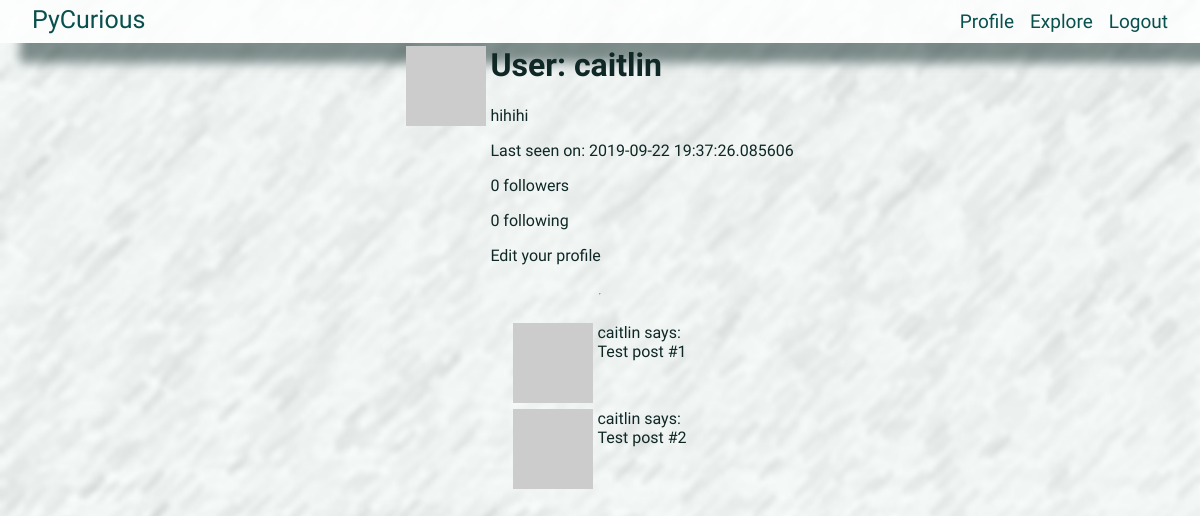
The app's page /user/caitlin (signed in), older data.
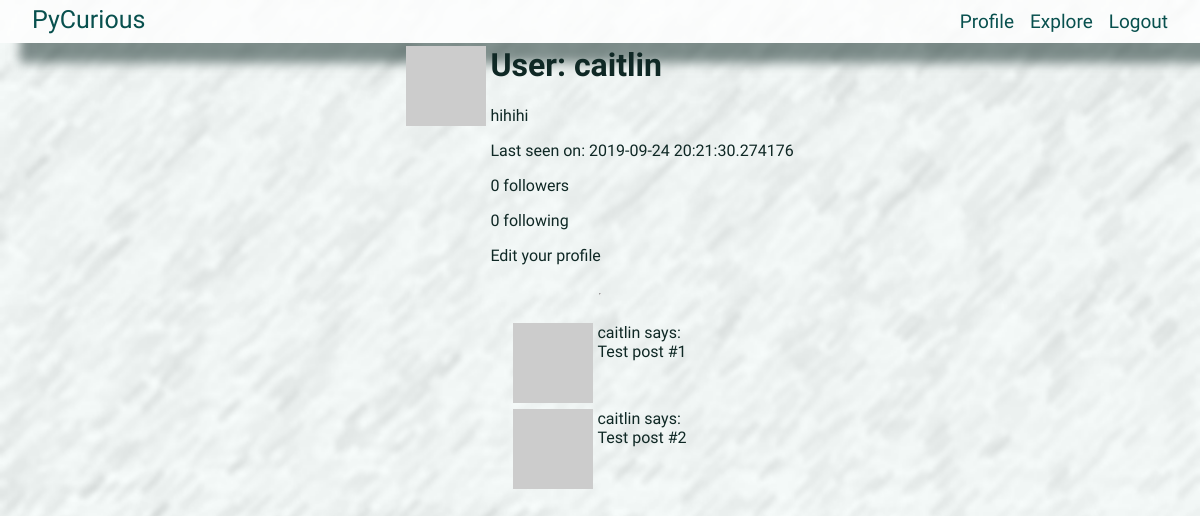
The same page, newer data.
### app/models.py (models this page shows, shortened)
class User(UserMixin,db.Model):
	id = db.Column(db.Integer, primary_key=True)
	username = db.Column(db.String(64), index=True, unique=True)
	email = db.Column(db.String(120), index=True,unique=True)
	password_hash = db.Column(db.String(128))
	posts = db.relationship('Post',backref='author',lazy='dynamic')
	about_me = db.Column(db.String(140))
	last_seen = db.Column(db.DateTime, default=datetime.utcnow)
	followed = db.relationship(
		'User', secondary=followers,
		primaryjoin=(followers.c.follower_id == id),
		secondaryjoin=(followers.c.followed_id == id),
		backref = db.backref('followers',lazy='dynamic'),lazy='dynamic'
		)
	def avatar(self,size):
		digest = md5(self.email.lower().encode('utf-8')).hexdigest()
		return 'https://www.gravatar.com/avatar/{}?d=identicon&s={}'.format(digest,size)

### app/routes.py (the view)
@app.route('/user/<username>')
@login_required
def user(username):
	user = User.query.filter_by(username=username).first_or_404()
	posts = [
		{'author':user, 'body':'Test post #1'},
		{'author':user, 'body':'Test post #2'}
	]
	return render_template('user.html', user=user, posts=posts)

### app/models.py (called while the page is built)
@login.user_loader
def load_user(id):
	return User.query.get(int(id))

### app/routes.py (called while the page is built)
@app.before_request
def before_request():
	if current_user.is_authenticated:
		current_user.last_seen = datetime.utcnow()
		db.session.commit()

### app/templates/user.html (shortened to what this page needs)
{% extends "base.html" %}
{% block content %}
	<table>
		<tr valign="top">
			<td><img src="{{ user.avatar(128) }}"></td>
			<td>
				<h1>User: {{ user.username }}</h1>
				{% if user.about_me %}
					<p>{{ user.about_me }}</p>
				{% endif %}
				{% if user.last_seen %}
					<p>Last seen on: {{ user.last_seen }} </p>
				{% endif %}
				<p>{{ user.followers.count() }} followers</p>
				<p>{{ user.followed.count() }} following</p>
				{% if user == current_user %}
					<p>
						<a href="{{ url_for('edit_profile') }}">
							Edit your profile
						</a>
					</p>
				{% elif not current_user.is_following(user) %}
					<p>
						<a href="{{ url_for('follow',username=user.username) }}">
							Follow
						</a>
					</p>
				{% else %}
					<p>
						<a href="{{ url_for('unfollow',username=user.username) }}">
							Unfollow
						</a>
					</p>
				{% endif %}
			</td>
		</tr>
	</table>
	<hr>
	{% for post in posts %}
		{% include '_post.html' %}
	{% endfor %}
{% endblock %}

### app/templates/base.html (shortened to what this page needs)
<html>
	<head>
		<link rel="stylesheet" href="{{ url_for('static', filename='css/main.css') }}">
	</head>
	<body>
		<div id="navbar">
			<div id="site-name">
				<a href="{{url_for('index')}}">PyCurious</a>
			</div>
			<div id="site-nav">
				{% if current_user.is_anonymous %}
				<a class="nav-link" href="{{url_for('login')}}">Login</a>
				{% else %}
				<a class="nav-link" href="{{ url_for('user', username=current_user.username) }}">Profile</a>
				<a class="nav-link" href="{{ url_for('explore') }}">Explore</a>
				<a class="nav-link" href="{{ url_for('logout') }}">Logout</a>
				{% endif %}
			</div>
		</div>
		{% block content %}
		{% endblock %}
	</body>
</html>

### app/templates/_post.html
<table>
	<tr valign="top">
		<td>
			<img src="{{ post.author.avatar(36) }}">
		</td>
		<td>
			<a href="{{ url_for('user', username=post.author.username) }}">
				{{ post.author.username }}
			</a>
			 says: <br>{{ post.body }}
		</td>
	</tr>
</table>

### app/static/css/main.css (style rules this page uses)
body { margin: 0px; padding: 0rem; width: 100%; display: flex; flex-direction: column; align-items: center; font-family: sans-serif; background-color: rgb(255,255,255); font-size: 50px; color: rgb(15,40,37); font-family: 'Open Sans Condensed', sans-serif; background-image: url(../images/snake_bg.png); background-repeat: no-repeat; background-size: cover; }
a { text-decoration: none; color: inherit; }
#navbar { margin: 0; padding: 0.3rem 0rem 0.6rem 0rem; width: 100%; display: flex; flex-direction: row; align-items: baseline; justify-content: space-between; background-color: rgba(255,255,255,0.8); font-size: .5em; box-shadow: 20px 20px 10px 0px rgba(15,40,37,0.5); }
#site-name { margin-left: 2rem; color: rgb(8, 80, 78); }
#site-nav { display: flex; align-items: center; padding-right: 1rem; }
.nav-link { margin-right: 1rem; color: rgb(8, 80, 78); font-size: .76em; }

Row changes from the older to the newer data that the page shows:
changed User "caitlin": last_seen "2019-09-22 19:37:26.085606" → "2019-09-24 20:21:30.274176"
